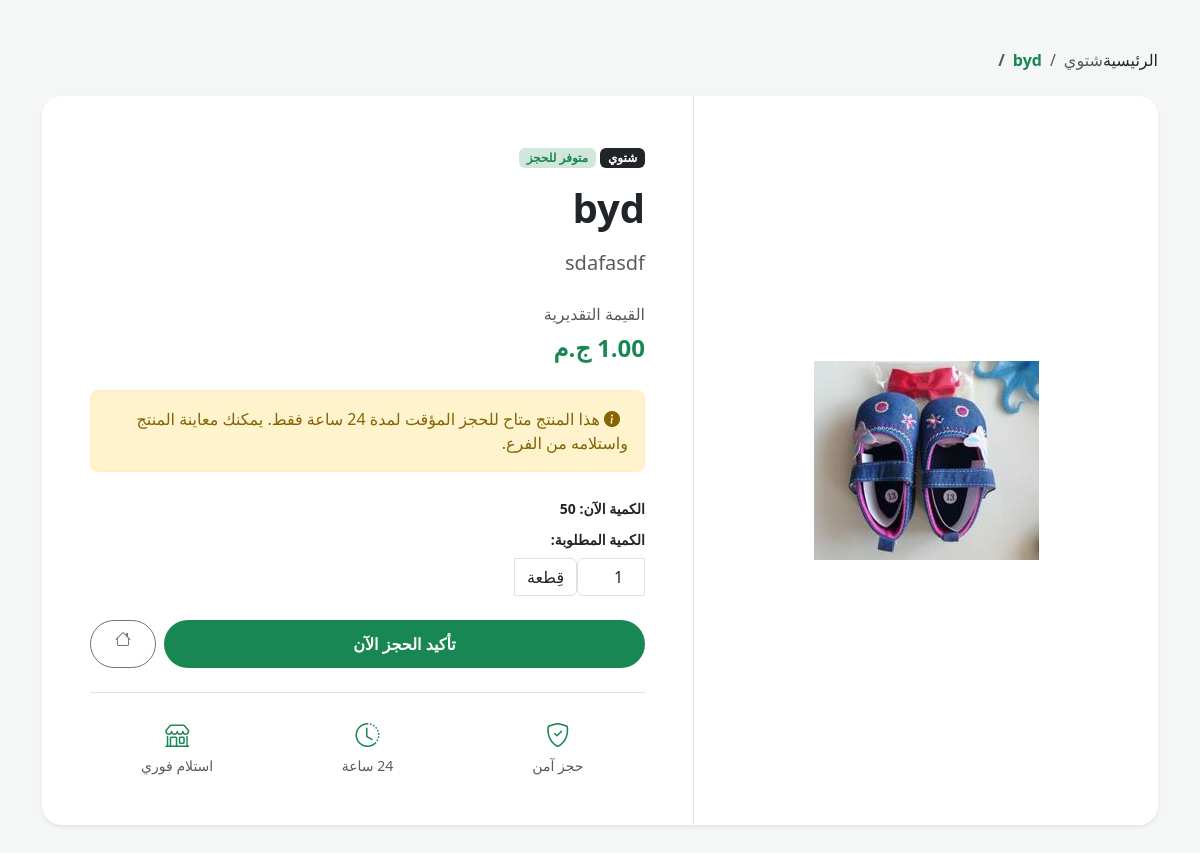
The page /BookingProduct/1 (signed in) on the database its author committed.
### Flask_app/Model.py (models this page shows)
class Product(db.Model):
    __tablename__ = "product"
    ProductID = db.Column(db.Integer, primary_key=True)
    ProductName = db.Column(db.String(100), nullable=False)
    Image = db.Column(db.String(100), nullable=True)
    Description = db.Column(db.Text, nullable=True)
    Price = db.Column(db.Float, nullable=False)
    StockQuantity = db.Column(db.Integer, default=0)
    Category = db.Column(db.String(50), nullable=True)
    DateProduct = db.Column(db.DateTime, nullable=False, default=datetime.utcnow)

### Flask_app/product/__init__.py (the view, shortened to what this page needs)
@product_pb.route("/BookingProduct/<int:id>", methods=["GET", "POST"])
@login_required
def AddInBasket(id):
    product = Product.query.get_or_404(id)
    informationUser = InformationUser.query.filter_by(
        UserID=current_user.UserID
    ).first()
    form = BookingProductForm()
    return render_template(
        "/Product_html/info_product.html", product=product, form=form
    )

### Flask_app/product/__init__.py (shortened to what this page needs)
class BookingProductForm(FlaskForm):
    StockQuantity = IntegerField("الكمية المطلوبة", validators=[DataRequired()])
    submit = SubmitField("حجزر المنتج")

### Flask_app/Model.py (called while the page is built)
@login_manager.user_loader
def load_user(user_id):
    return User.query.get(int(user_id))

### Flask_app/templates/Product_html/info_product.html (shortened to what this page needs)
<!DOCTYPE html>
<html lang="ar" dir="rtl">
<head>
    <link href="https://cdn.jsdelivr.net/npm/bootstrap@5.3.0/dist/css/bootstrap.min.css" rel="stylesheet">
    <link rel="stylesheet" href="https://cdn.jsdelivr.net/npm/bootstrap-icons@1.11.1/font/bootstrap-icons.css">
</head>
<body>
<div class="container my-5">
    {% if product %}
    <nav aria-label="breadcrumb" class="mb-4">
        <ol class="breadcrumb">
            <li class="breadcrumb-item"><a href="/" class="text-decoration-none text-dark">الرئيسية</a></li>
            <li class="breadcrumb-item text-muted" aria-current="page">{{ product.Category }}</li>
            <li class="breadcrumb-item active fw-bold text-success" aria-current="page">{{ product.ProductName }}</li>
        </ol>
    </nav>
    <div class="card product-card shadow-sm">
        <div class="row g-0">
            <div class="col-md-5 product-img-container border-start">
                <img src="{{ url_for('static', filename='Images/Images_Product/' + product.Image) }}"
                     class="product-img img-fluid" alt="{{ product.ProductName }}">
            </div>
            <div class="col-md-7 p-4 p-lg-5 d-flex flex-column justify-content-center">
                <div class="mb-2">
                    <span class="badge bg-dark mb-2">{{ product.Category }}</span>
                    {% if product.StockQuantity > 0 %}
                        <span class="badge bg-success-subtle text-success ms-2">متوفر للحجز</span>
                    {% else %}
                        <span class="badge bg-danger-subtle text-danger ms-2">غير متوفر حالياً</span>
                    {% endif %}
                </div>
                <h1 class="fw-bold mb-3">{{ product.ProductName }}</h1>
                <p class="text-muted mb-4 fs-5">{{ product.Description }}</p>
                <div class="mb-4">
                    <span class="text-muted d-block mb-1">القيمة التقديرية</span>
                    <span class="price-tag">{{ "{:,.2f}".format(product.Price) }} ج.م</span>
                </div>
                <div class="p-3 badge-reservation rounded-3 mb-4">
                    <i class="bi bi-info-circle-fill me-2"></i>
                    هذا المنتج متاح للحجز المؤقت لمدة 24 ساعة فقط. يمكنك معاينة المنتج واستلامه من الفرع.
                </div>
                <form method="POST" class="row g-3 align-items-center">
                    <div class="col-auto">
                        <label class="form-label small fw-bold">الكمية الآن: {{  product.StockQuantity }}</label><br>
                        <label class="form-label small fw-bold">الكمية المطلوبة:</label>
                        <div class="input-group" style="width: 130px;">
                            {{ form.StockQuantity(class="form-control text-center rounded-start", type="number", min=1, max=product.StockQuantity, value=1) }}
                            <span class="input-group-text bg-white">قِطعة</span>
                        </div>
                    </div>
                    <div class="col-12 mt-4">
                        <div class="d-flex gap-2">
                            {{ form.submit(class="btn btn-reserve text-white flex-grow-1", value="تأكيد الحجز الآن") }}
                            <a href="{{ url_for('Main_bp.index') }}" class="btn btn-outline-secondary rounded-pill px-4">
                                <i class="bi bi-house"></i>
                            </a>
                        </div>
                    </div>
                </form>
                <div class="mt-4 pt-4 border-top">
                    <div class="row text-center g-3">
                        <div class="col-4">
                            <i class="bi bi-shield-check text-success fs-4 d-block"></i>
                            <span class="small text-muted">حجز آمن</span>
                        </div>
                        <div class="col-4">
                            <i class="bi bi-clock-history text-success fs-4 d-block"></i>
                            <span class="small text-muted">24 ساعة</span>
                        </div>
                        <div class="col-4">
                            <i class="bi bi-shop text-success fs-4 d-block"></i>
                            <span class="small text-muted">استلام فوري</span>
                        </div>
                    </div>
                </div>
            </div>
        </div>
    </div>
    {% endif %}
</div>
</body>
</html>

### Flask_app/templates/Product_html/info_product.html (style rules this page uses)
:root { --main-color: #212529; --accent-color: #198754; }
body { background-color: #f4f7f6; font-family: 'Segoe UI', sans-serif; }
.product-card { border: none; border-radius: 20px; overflow: hidden; }
.product-img-container { background: #fff; padding: 20px; display: flex; align-items: center; justify-content: center; }
.product-img { max-height: 450px; object-fit: contain; transition: 0.3s; }
.badge-reservation { background-color: #fff3cd; color: #856404; border: 1px solid #ffeeba; }
.price-tag { font-size: 1.5rem; font-weight: bold; color: var(--accent-color); }
.btn-reserve { background-color: var(--accent-color); border: none; padding: 12px 30px; border-radius: 50px; font-weight: bold; transition: 0.3s; }

### rows shown on the page
Product: Category "شتوي", ProductName "byd", Image (picture), Description "sdafasdf", Price "1.00", StockQuantity "50", StockQuantity "1"
